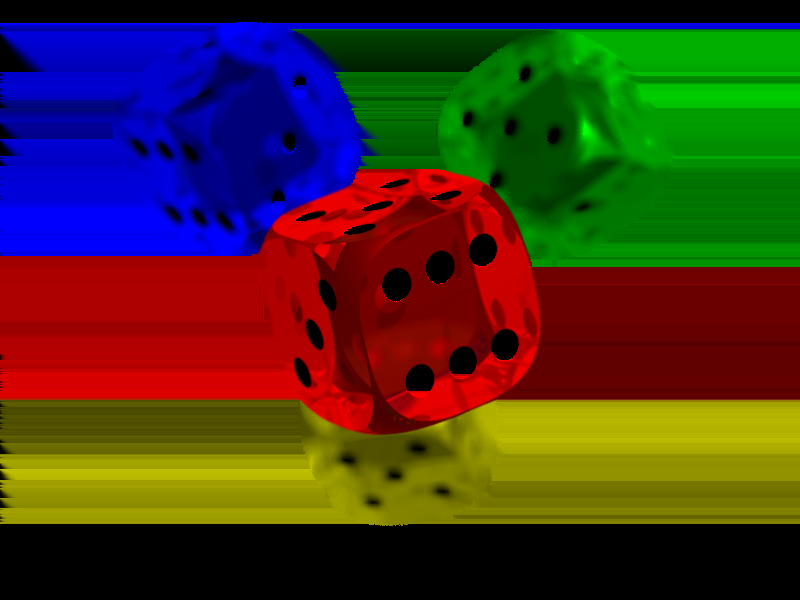
#> input picture getting_started/images/cubes.png, 800 x 600 px
$ jupyter execute --allow-errors more_color_images.ipynb   (shell and % lines are left out)
#> lines starting #> are read from the running program, lines starting #| are printed output that depends on the picture
## More on color Images

[cell 1]
import cv2
import numpy as np
import matplotlib.pyplot as plt
import matplotlib
from IPython.display import Image
plt.rcParams['image.cmap'] = 'gray'

### PNG Images (With an Alpha Channel)

We are going to load a PNG image.

[cell 2]
Image("cubes.png", width=400)

This (above) is what we expect

[cell 3]
png_img = cv2.imread("images/cubes.png", cv2.IMREAD_COLOR)
#> png_img is the input picture: shape (600, 800, 3); mean B, G, R 30.5, 50.1, 66.4
plt.figure()
#> (this line was passed over: IPython is not available in this run)
plt.imshow(png_img)
#> (this line was passed over: IPython is not available in this run)

## Why does it look like this?

Well, first, remember that OpenCV uses BGR whereas Matplotlib uses RGB. So we are going to switch it up. OpenCV offers a handy way of doing this, in their function `cv2.cvtColor`. There is also another handy way to do it, which we are going to try.

[cell 4]
png_img = png_img[:, :, ::-1]

[cell 5]
plt.imshow(png_img)
#> (this line was passed over: IPython is not available in this run)

We are still not there yet. Why is that? Well, the image we loaded in is a PNG image with an alpha channel. Yet, we read it in as a color image, 3-channel. Let's retry that, using `cv2.IMREAD_UNCHANGED`

[cell 6]
png_alpha = cv2.imread("images/cubes.png", cv2.IMREAD_UNCHANGED)
#We switch it from BGRA to RGBA
png_alpha = cv2.cvtColor(png_alpha, cv2.COLOR_BGRA2RGBA)
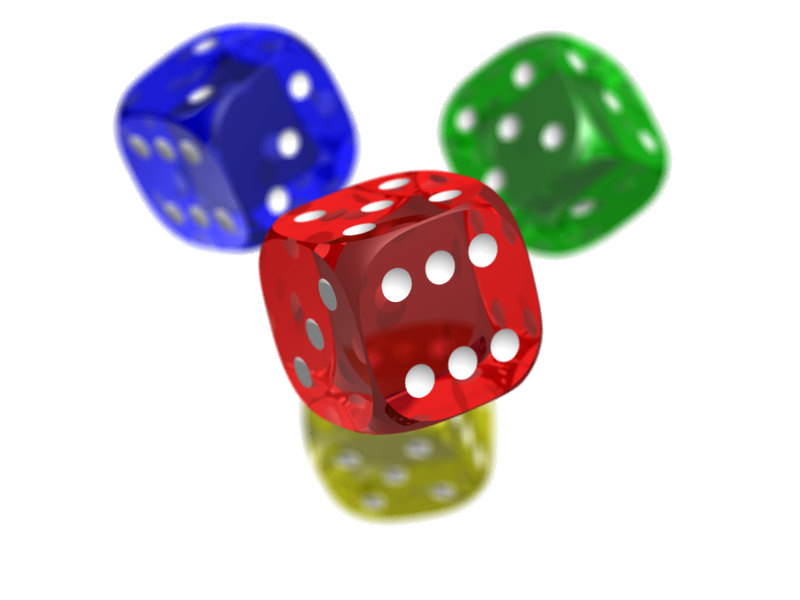
#> png_alpha: shape (600, 800, 4); mean R, G, B, A 66.4, 50.1, 30.5, 61.5; transparent parts drawn white
plt.imshow(png_alpha)
#> (this line was passed over: IPython is not available in this run)
#> (the rest of this cell did not finish here and is left out)

There we have it!

## Splitting channels

We are now going to split an image into its channels. Let's load it up.

[cell 7]
bluebird = cv2.imread("images/bluebird.jpg", cv2.IMREAD_COLOR) #It's a 3-channel image
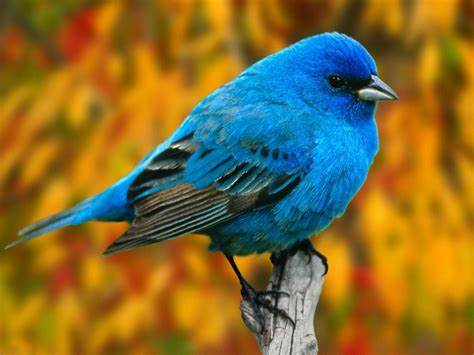
#> input picture getting_started/images/bluebird.jpg, 474 x 355 px
#> bluebird is the input picture: shape (355, 474, 3); mean B, G, R 50, 108, 130.6
bluebird = bluebird[:, :, ::-1] #BGR to RGB
plt.imshow(bluebird)
#> (this line was passed over: IPython is not available in this run)
#> (the rest of this cell did not finish here and is left out)

We will use OpenCV's built-in `split()` and `merge()` function to split and merge channels.

[cell 8]
r, g, b = cv2.split(bluebird)
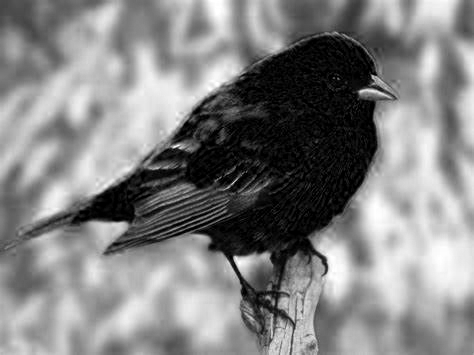
#> r: shape (355, 474); min 0, max 255, mean 130.6
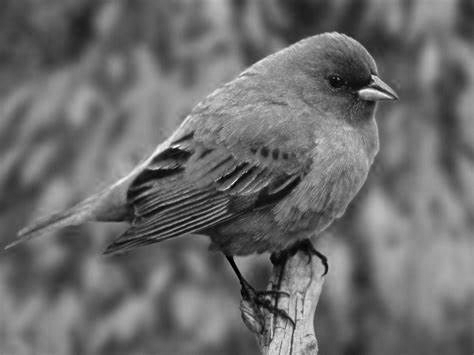
#> g: shape (355, 474); min 0, max 255, mean 108
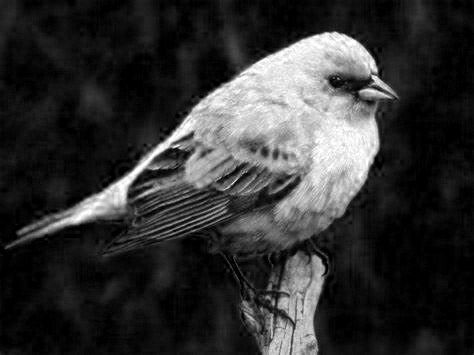
#> b: shape (355, 474); min 0, max 255, mean 50
plt.figure(figsize=(20, 5))
#> (this line was passed over: IPython is not available in this run)
plt.subplot(141); plt.imshow(r); plt.title("Red")
#> (this line was passed over: IPython is not available in this run)
plt.subplot(142); plt.imshow(g); plt.title("Green")
plt.subplot(143); plt.imshow(b); plt.title("Blue")

#merging the individual channels
bluebird_merged = cv2.merge((r, g, b))

plt.subplot(144); plt.imshow(bluebird_merged); plt.title("Merged")
